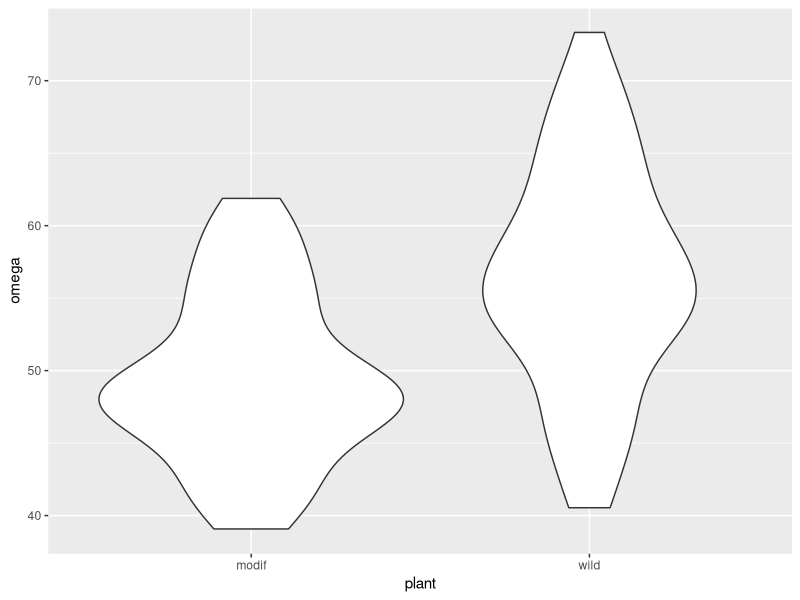
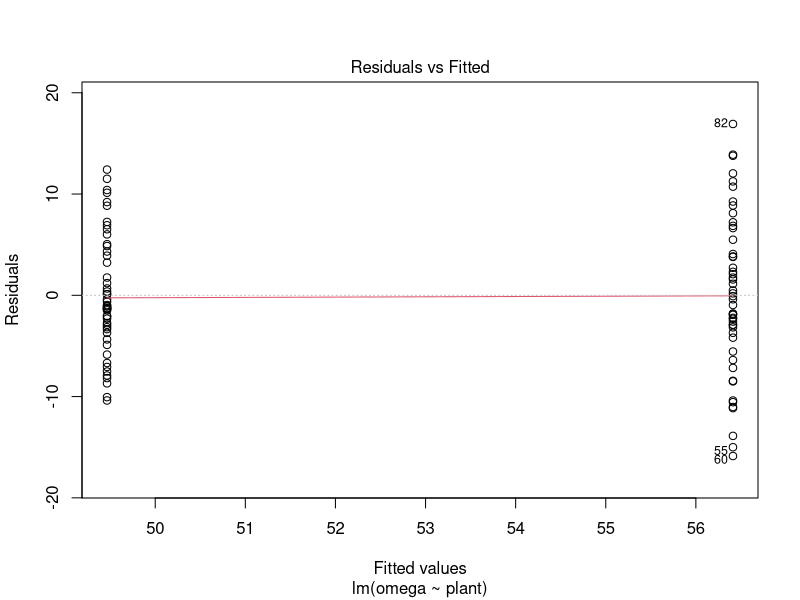
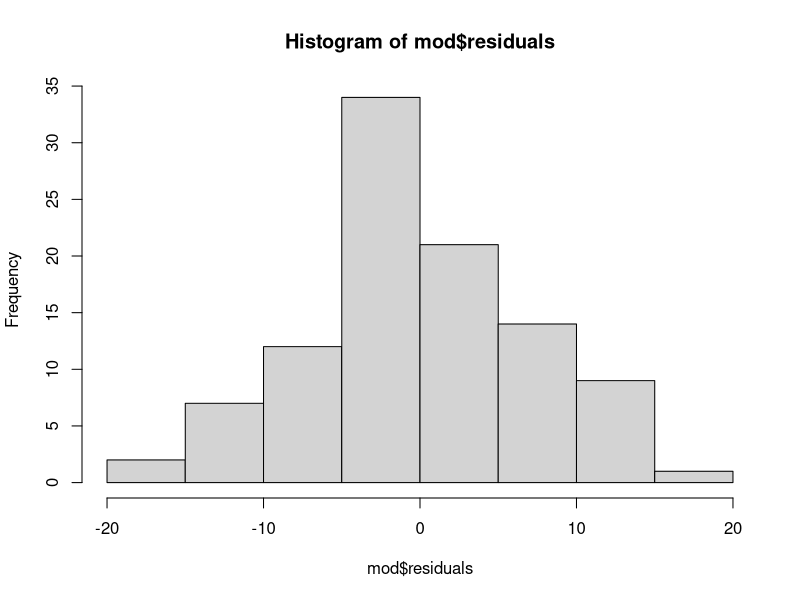
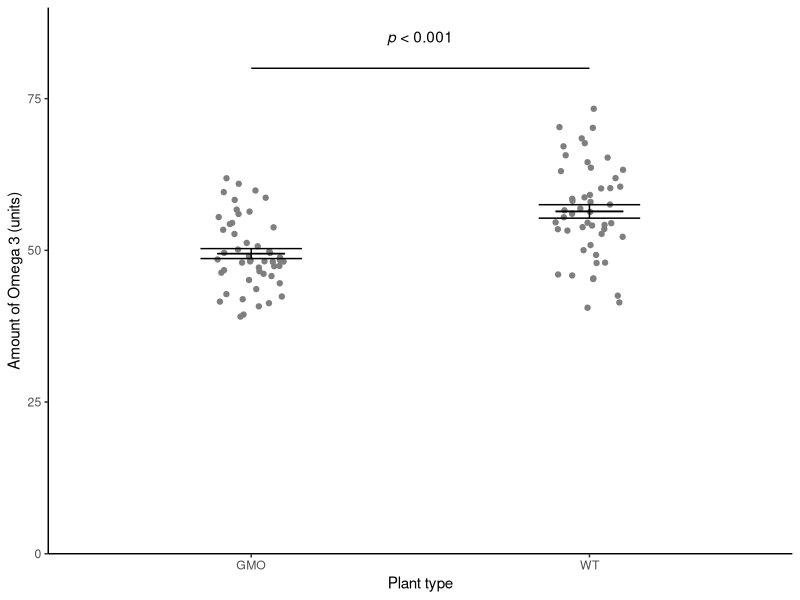

R code for these plots, in order:
## ---- chunk 1
#| code-fold: false
library(tidyverse)
## ---- chunk 2
#| output: false

csativa  <-  read_table("data-raw/csativa.txt")
str(csativa)

# First realise that this is a two sample test. You have two independent samples
#  - there are a total of 100 different plants and the values in one 
#  group have no relationship to the values in the other.
## ---- chunk 3
#| output: false

# create a rough plot of the data  
ggplot(data = csativa, aes(x = plant, y = omega)) +
  geom_violin()
# note the modified plants seem to have lower omega!
## ---- chunk 4
#| output: false

# create a summary of the data
csativa_summary <- csativa %>%
  group_by(plant) %>%
  summarise(mean = mean(omega),
            std = sd(omega),
            n = length(omega),
            se = std/sqrt(n))
## ---- chunk 5
#| output: false

# The data seem to be continuous so it is likely that a parametric test will be fine
# we will check the other assumptions after we have run the lm

# build the statistical model
mod <- lm(data = csativa, omega ~ plant)


# examine it
summary(mod)
# So there is a significant difference but you need to make sure you know the direction!
# Wild plants have a significantly higher omega 3 content (mean +/- s.e =  56.41 +/- 1.11) 
# than modified plants (49.46 +/- 0.82)(t = 5.03; d.f. = 98; p < 0.0001).
## ---- chunk 6
#| output: false

# let's check the assumptions
plot(mod, which = 1) 
# we're looking for the variance in the residuals to be the same in both groups.
# This looks OK. Maybe a bit higher in the wild plants (with the higher mean)
 
hist(mod$residuals)
shapiro.test(mod$residuals)
# On balance the use of lm() is probably justifiable  The variance isn't quite equal 
# and the histogram looks a bit off normal but the normality test is NS and the 
# effect (in the figure) is clear.
## ---- chunk 7
#| output: false

# A figure 
fig1 <- ggplot() +
  geom_point(data = csativa, aes(x = plant, y = omega),
             position = position_jitter(width = 0.1, height = 0),
             colour = "gray50") +
  geom_errorbar(data = csativa_summary, 
                aes(x = plant, ymin = mean - se, ymax = mean + se),
                width = 0.3) +
  geom_errorbar(data = csativa_summary, 
                aes(x = plant, ymin = mean, ymax = mean),
                width = 0.2) +
  scale_x_discrete(name = "Plant type", labels = c("GMO", "WT")) +
  scale_y_continuous(name = "Amount of Omega 3 (units)",
                     expand = c(0, 0),
                     limits = c(0, 90)) +
    annotate("segment", x = 1, xend = 2, 
           y = 80, yend = 80,
           colour = "black") +
  annotate("text", x = 1.5,  y = 85, 
           label = expression(italic(p)~"< 0.001")) +
  theme_classic()

# save figure to figures/csativa.png
ggsave("figures/csativa.png",
       plot = fig1,
       width = 3.5,
       height = 3.5,
       units = "in",
       dpi = 300)

